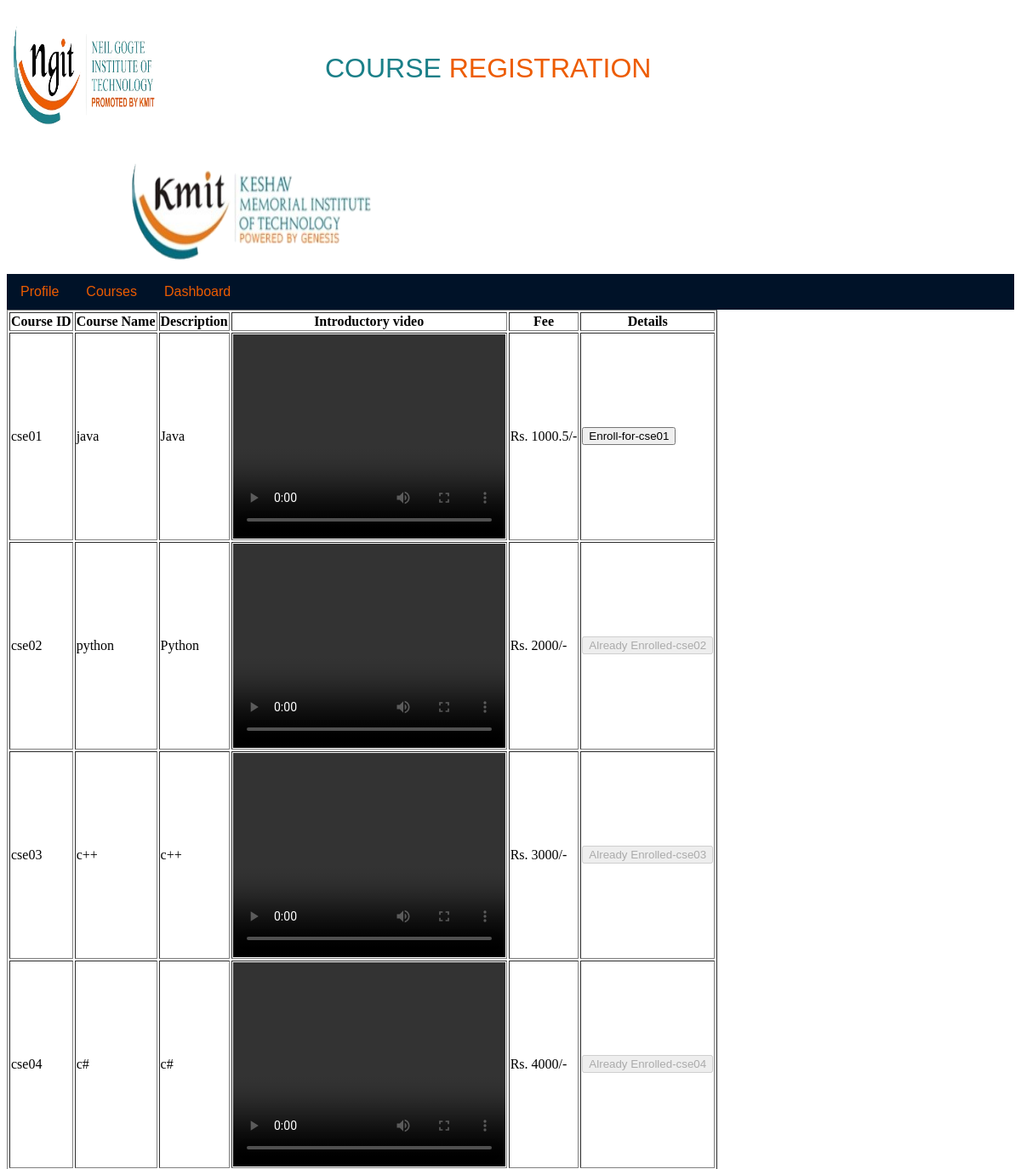
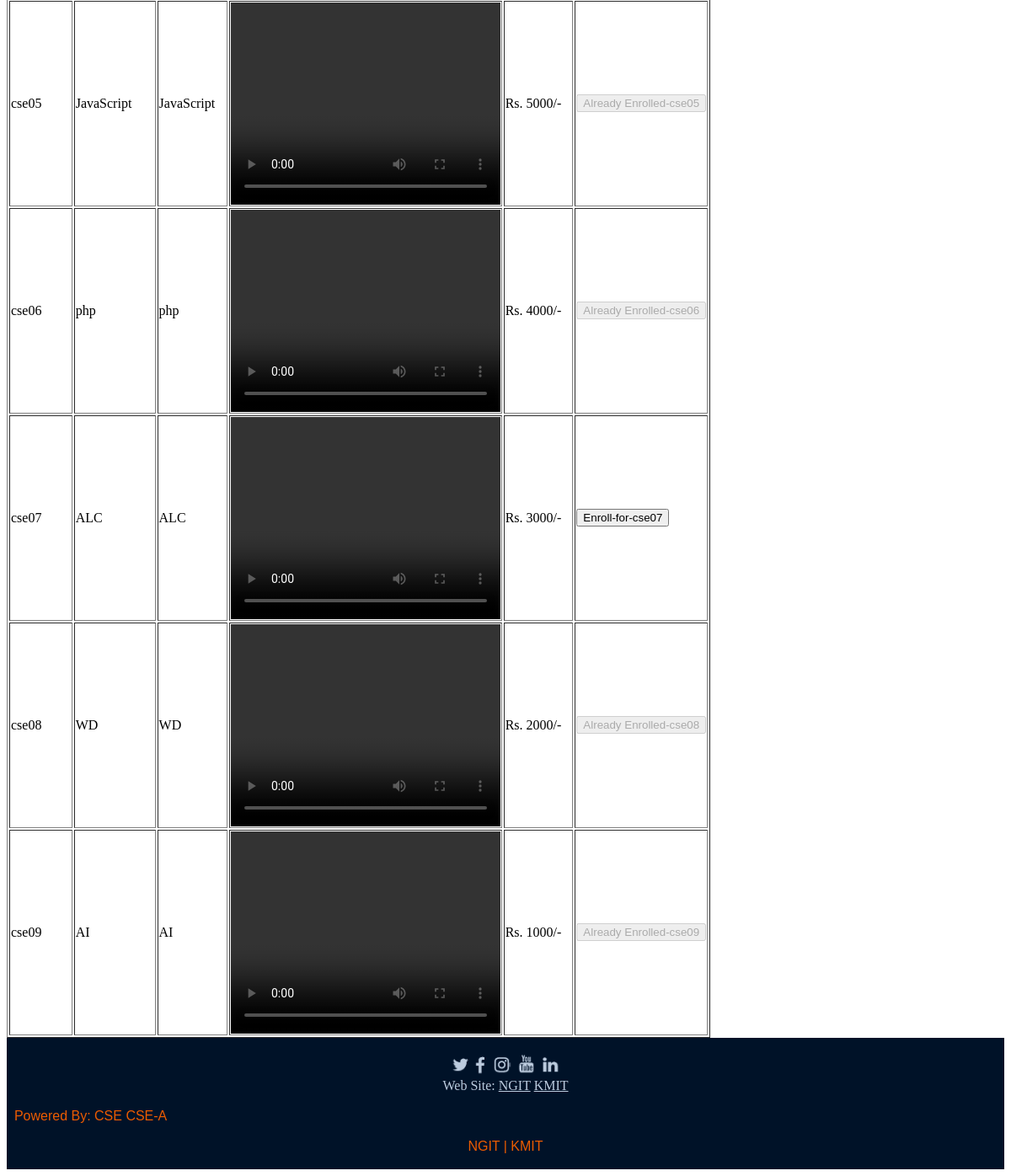
The app's page /project/courses.php (signed in) with its own data (2 pictures, top to bottom).
### tables this page shows
CREATE TABLE `courses` (
  `course_id` varchar(50) NOT NULL,
  `course_name` varchar(50) NOT NULL,
  `cdesc` text NOT NULL,
  `cintro` text NOT NULL,
  `fee` double NOT NULL
);

### project/courses.php (the view, shortened to what this page needs)
<html>
<head>
<link rel="stylesheet" type="text/css" href="css.css">
</head>
<?php
 include("headerin.php");
 include("db_connect.php");
 $carray=array();
	$query = "select *  from courses;" ;
		$result = mysqli_query($con,$query);
		$num_rows = mysqli_num_rows($result);
		if($num_rows >0)
		{
			while($row = mysqli_fetch_assoc($result))
			{
				$query1 = "select *  from ".$row["course_id"]."_s;" ;
				$result1 = mysqli_query($con,$query1);
				$num_rows1 = mysqli_num_rows($result1);
				if($num_rows1 >0)
				{
					while($row2 = mysqli_fetch_assoc($result1))
					{
						if($row2["student_email"] == $_SESSION["semail"])
						{
							array_push($carray,$row2["course_id"]);
						}
					}
				}
			}
		}
$query = "select *  from courses;" ;
		$result = mysqli_query($con,$query);
		$num_rows = mysqli_num_rows($result);
		if($num_rows >0)
		{
			echo "<table border='1'><tr><th>Course ID</th><th>Course Name</th><th>Description</th><th>Introductory video</th><th>Fee</th><th>Details</th></tr>";
			while($row = mysqli_fetch_assoc($result))
			{
				echo "<form method='post'>";
					echo "<tr><td>".$row["course_id"]."</td>";
					echo "<td>".$row["course_name"]."</td>";
					echo "<td>".$row["cdesc"]."</td>";
					echo "<td> <video width=\"320\" height=\"240\" controls>
										  <source src=".$row["cintro"]." type=\"video/mp4\">
										Your browser does not support the video tag.
										</video>            </td>";
					if (in_array($row["course_id"], $carray))
					  {
					  echo "<td>Rs. ".$row["fee"]."/-</td><td><input type='submit' value='Already Enrolled-".$row["course_id"]."' name=".$row["course_id"]." disabled>";
					echo "</td></tr>";
					  }
					else
					  {
					  echo "<td>Rs. ".$row["fee"]."/-</td><td><input type='submit' value='Enroll-for-".$row["course_id"]."' name=".$row["course_id"].">";
					echo "</td></tr>";
					  }
			}
					echo "</table></form>";
		}
include("footer.php");
?>

### records on screen
courses: course_id "cse01", course_name "java", cdesc "Java", fee "1000.5", cse01 "Enroll-for-cse01"
courses: course_id "cse02", course_name "python", cdesc "Python", fee "2000", cse02 "Already Enrolled-cse02"
courses: course_id "cse03", course_name "c++", cdesc "c++", fee "3000", cse03 "Already Enrolled-cse03"
courses: course_id "cse04", course_name "c#", cdesc "c#", fee "4000", cse04 "Already Enrolled-cse04"
courses: course_id "cse05", course_name "JavaScript", cdesc "JavaScript", fee "5000", cse05 "Already Enrolled-cse05"
courses: course_id "cse06", course_name "php", cdesc "php", fee "4000", cse06 "Already Enrolled-cse06"
courses: course_id "cse07", course_name "ALC", cdesc "ALC", fee "3000", cse07 "Enroll-for-cse07"
courses: course_id "cse08", course_name "WD", cdesc "WD", fee "2000", cse08 "Already Enrolled-cse08"
courses: course_id "cse09", course_name "AI", cdesc "AI", fee "1000", cse09 "Already Enrolled-cse09"
